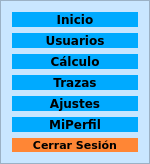
           <widget class="QFrame" name="frame_control">
            <property name="minimumSize">
             <size>
              <width>150</width>
              <height>0</height>
             </size>
            </property>
            <property name="maximumSize">
             <size>
              <width>0</width>
              <height>16777215</height>
             </size>
            </property>
            <property name="styleSheet">
             <string notr="true">QFrame{
background-color: rgb(201, 230, 255);
}

QPushButton{
background-color: rgb(0, 170, 255);
border-radius:8px;
}

QPushButton:hover{
background-color: rgb(0, 196, 255);
border-top-left-radius:12px;
border-bottom-left-radius:12px;

}</string>
            </property>
            <property name="frameShape">
             <enum>QFrame::StyledPanel</enum>
            </property>
            <property name="frameShadow">
             <enum>QFrame::Raised</enum>
            </property>
            <layout class="QVBoxLayout" name="verticalLayout_4">
             <item>
              <widget class="QPushButton" name="button_Inicio">
               <property name="font">
                <font>
                 <family>Verdana</family>
                 <pointsize>9</pointsize>
                 <weight>75</weight>
                 <bold>true</bold>
                </font>
               </property>
               <property name="text">
                <string>Inicio</string>
               </property>
               <property name="icon">
                <iconset>
                 <normaloff>inicio.png</normaloff>inicio.png</iconset>
               </property>
               <property name="iconSize">
                <size>
                 <width>30</width>
                 <height>30</height>
                </size>
               </property>
              </widget>
             </item>
             <item>
              <widget class="QPushButton" name="button_Usuarios">
               <property name="font">
                <font>
                 <family>Verdana</family>
                 <pointsize>9</pointsize>
                 <weight>75</weight>
                 <bold>true</bold>
                </font>
               </property>
               <property name="text">
                <string>Usuarios</string>
               </property>
               <property name="icon">
                <iconset>
                 <normaloff>pngwing.com(2).png</normaloff>pngwing.com(2).png</iconset>
               </property>
               <property name="iconSize">
                <size>
                 <width>30</width>
                 <height>30</height>
                </size>
               </property>
              </widget>
             </item>
             <item>
              <widget class="QPushButton" name="button_Calculo">
               <property name="font">
                <font>
                 <family>Verdana</family>
                 <pointsize>9</pointsize>
                 <weight>75</weight>
                 <bold>true</bold>
                </font>
               </property>
               <property name="text">
                <string>Cálculo</string>
               </property>
               <property name="icon">
                <iconset>
                 <normaloff>pngwing.com(1).png</normaloff>pngwing.com(1).png</iconset>
               </property>
               <property name="iconSize">
                <size>
                 <width>30</width>
                 <height>30</height>
                </size>
               </property>
              </widget>
             </item>
             <item>
              <widget class="QPushButton" name="button_Trazas">
               <property name="font">
                <font>
                 <family>Verdana</family>
                 <pointsize>9</pointsize>
                 <weight>75</weight>
                 <bold>true</bold>
                </font>
               </property>
               <property name="text">
                <string>Trazas</string>
               </property>
               <property name="icon">
                <iconset>
                 <normaloff>pngwing.com(3).png</normaloff>pngwing.com(3).png</iconset>
               </property>
               <property name="iconSize">
                <size>
                 <width>30</width>
                 <height>30</height>
                </size>
               </property>
              </widget>
             </item>
             <item>
              <widget class="QPushButton" name="button_Ajustes">
               <property name="font">
                <font>
                 <family>Verdana</family>
                 <pointsize>9</pointsize>
                 <weight>75</weight>
                 <bold>true</bold>
                </font>
               </property>
               <property name="text">
                <string>Ajustes</string>
               </property>
               <property name="icon">
                <iconset>
                 <normaloff>ajustes.png</normaloff>ajustes.png</iconset>
               </property>
               <property name="iconSize">
                <size>
                 <width>30</width>
                 <height>30</height>
                </size>
               </property>
              </widget>
             </item>
             <item>
              <widget class="QPushButton" name="button_MiPerfil">
               <property name="font">
                <font>
                 <family>Verdana</family>
                 <pointsize>9</pointsize>
                 <weight>75</weight>
                 <bold>true</bold>
                </font>
               </property>
               <property name="text">
                <string>MiPerfil</string>
               </property>
               <property name="icon">
                <iconset>
                 <normaloff>login.png</normaloff>login.png</iconset>
               </property>
               <property name="iconSize">
                <size>
                 <width>30</width>
                 <height>30</height>
                </size>
               </property>
              </widget>
             </item>
             <item>
              <widget class="QPushButton" name="button_CerrarS">
               <property name="font">
                <font>
                 <family>Verdana</family>
                 <pointsize>8</pointsize>
                 <weight>75</weight>
                 <bold>true</bold>
                </font>
               </property>
               <property name="styleSheet">
                <string notr="true">QPushButton{
background-color: rgb(255, 134, 53);
border-radius:8px;
}

QPushButton:hover{
background-color: rgb(255, 96, 96);
border-top-left-radius:12px;
border-bottom-left-radius:12px;

}</string>
               </property>
               <property name="text">
                <string>Cerrar Sesión</string>
               </property>
               <property name="icon">
                <iconset>
                 <normaloff>exit-svgrepo-com.png</normaloff>exit-svgrepo-com.png</iconset>
               </property>
               <property name="iconSize">
                <size>
                 <width>25</width>
                 <height>25</height>
                </size>
               </property>
              </widget>
             </item>
            </layout>
           </widget>
